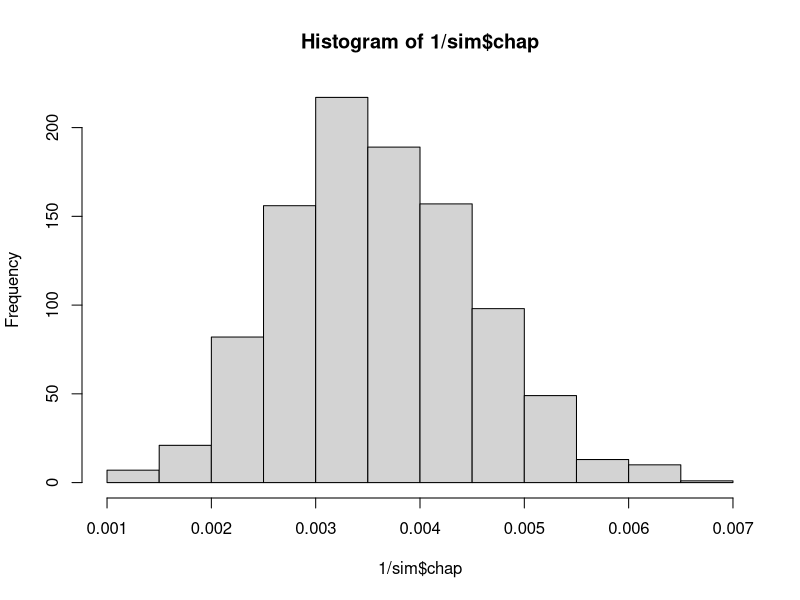
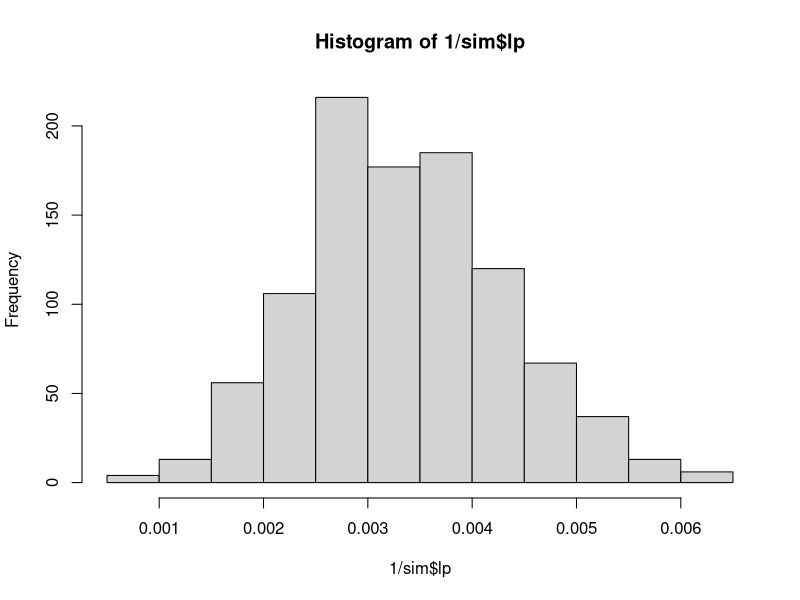

The R source for these figures, in order:
# Mark Recapture Simulation 
# To look at the consequences of different types of bias during one or both capture events
# and coverage probability of different types of confidence intervals

library(tidyverse)


#==== Stage 1: Create fish population and mark them 

mark_fish <- function(N, bias = "random", bias_amt = c(.5,.2)){
  
  # if bias criteria is met, the fish is tagged with probability bias[1], else prob is bias[2]
  # N is size of the entire fish population
  # Lengths are skewed
  
  # initialize population: locations and lengths

  x <- runif(n=N, min = 0, max = 1)
  y <- runif(n=N, min = 0, max = 1)
  lengths <- rgamma(n = N, shape = 5, scale = 50)
  
  
  # each row in fish_pop is a fish in the lake

  fish_pop <- data.frame(lengths, x, y)
  
  
  
  # potentially biased tagging stage
  # a tagged column will determine whether it was caught during initial tagging event
  
  # if all fish have equal probability of being captured
  if (bias == "random"){
  
    # size is the number of trials, so below is N iid bernoulli outcomes
    fish_pop$M <- rbinom(n = N, size = 1, p = bias_amt[2])
  
    
  # if which half of the lake the fish is in changes capture prob
  } else if (bias == "geo_bias") {
    
    num_true <- sum(fish_pop$y >= .5)
    num_false <- N-num_true
    
    fish_pop$M <- ifelse(test = fish_pop$y >= .5,
                              yes = rbinom(n = num_true, size = 1,p = bias_amt[1]),
                              no = rbinom(n = num_false, size = 1, p = bias_amt[2]))
    
  # if size influences capture prob
  } else if (bias == "size_bias"){
    
    num_true <- sum(fish_pop$length >= 375)
    num_false <- N-num_true
    
    fish_pop$M <- ifelse(test = fish_pop$length >= 375,
                              yes = rbinom(n = num_true, size = 1, p = bias_amt[1]),
                              no = rbinom(n = num_false ,size = 1, p = bias_amt[2]))
  }
  
  return(fish_pop)
  
  }



# ==== Stage 2: Recapture event 

recap_fish <- function(marked_pop, bias = "random", bias_amt = c(.5,.2)){
  
  N <- length(marked_pop$y)
  
  if (bias == "random"){
    
    marked_pop$C <- rbinom(n = N, size = 1, bias_amt[2])
    
    
  } else if (bias == "geo_bias") {
    
    # ============= make a function to wrap these three lines ===============
    num_true <- sum(marked_pop$y >= .5)
    num_false <- N-num_true
    
    marked_pop$C <- ifelse(test = marked_pop$y >= .5,
                               yes = rbinom(n = num_true, size = 1, p = bias_amt[1]),
                               no = rbinom(n = num_false, size = 1, p = bias_amt[2]))
    
    
  } else if (bias == "size_bias"){
    
    num_true <- sum(marked_pop$length >= 375)
    num_false <- N-num_true
    
    marked_pop$C <- ifelse(test = marked_pop$length >= 375,
                               yes = rbinom(n = num_true, size = 1, bias_amt[1]),
                               no = rbinom(n = num_false, size = 1, bias_amt[2]))
    
  }
  
  marked_pop$R <- ((marked_pop$M == 1) & (marked_pop$C == 1))
  return(marked_pop)
}
    
     
     

     
     
# left off: fringe cases for phat and m on pg 63 of seber
# employ different techniques depending on scenario and compare
    
run_sim <- function(num_sims = 1000,
                    pop_size_per_sim = 1000,
                    event1bias = "random",
                    event2bias = "random",
                    bias_amt1 = c(.5,.2),
                    bias_amt2 = c(.5,.2)){
  
  
  estimates <- data.frame(pop = rep(pop_size_per_sim, times = num_sims))
  i <- 1
  
  while (i <= num_sims){
    
  
    out <- mark_fish(pop_size_per_sim, bias = event1bias, bias_amt = bias_amt1) %>% recap_fish(bias = event2bias, bias_amt = bias_amt2)
    
    
    M <- sum(out$M)
    C <- sum(out$C)
    R <- sum(out$R)
    
    
    
    estimates$M[i] <- M
    estimates$C[i] <- C
    estimates$R[i] <- R
   
    lp <- (M*C)/R
    chap <- (M + 1)*(C + 1)/(R + 1)
    
    estimates$lp[i] <- lp
    estimates$chap[i] <- chap
     
    # varianceS rom Ricker 1975 pg 78

    estimates$var_lp[i] <- M^2*C*(C-R)/R^3
    estimates$inv_lp[i] <- 1/estimates$lp[i]
    estimates$var_inv_lp[i] <- (R*(C-R))/(M^2*C^3)
    
    estimates$z_lower[i] <- estimates$lp[i] - 1.96*sqrt(estimates$var_lp[i])
    estimates$z_upper[i] <- estimates$lp[i] + 1.96*sqrt(estimates$var_lp[i])
    
    estimates$inv_z_lower[i] <- 1/(estimates$inv_lp[i] + 1.96*sqrt(estimates$var_inv_lp[i]))
    estimates$inv_z_upper[i] <- 1/(estimates$inv_lp[i] - 1.96*sqrt(estimates$var_inv_lp[i]))
    
    # source for pois interval http://ms.mcmaster.ca/peter/s743/poissonalpha.html
    # Find interval for R, then use it in lp estimate for N
    estimates$pois_lower[i] <- (estimates$C[i]*estimates$M[i])/(qchisq(0.975, 2*estimates$R[i])/2)
    estimates$pois_upper[i] <- (estimates$C[i]*estimates$M[i])/(qchisq(0.025, 2*estimates$R[i])/2)
    
    
    i <- i+1
  }
  
  return(as_tibble(estimates))
}


sim <- run_sim(num_sims = 1000, pop_size_per_sim = 300, bias_amt1 = c(0,.15), bias_amt2 = c(0,.2))    

sim <- sim %>% mutate(z_yes = (pop <= z_upper & pop >= z_lower),
                      inv_z_yes = (pop <= inv_z_upper & pop >= inv_z_lower),
                      pois_yes = (pop >= pois_lower & pop <= pois_upper) )


sum(sim$z_yes/length(sim$z_yes))
sum(sim$inv_z_yes/length(sim$inv_z_yes))
sum(sim$pois_yes/length(sim$pois_yes))

mean(sim$R)
sim

hist(1/sim$chap)
hist(1/sim$lp)
